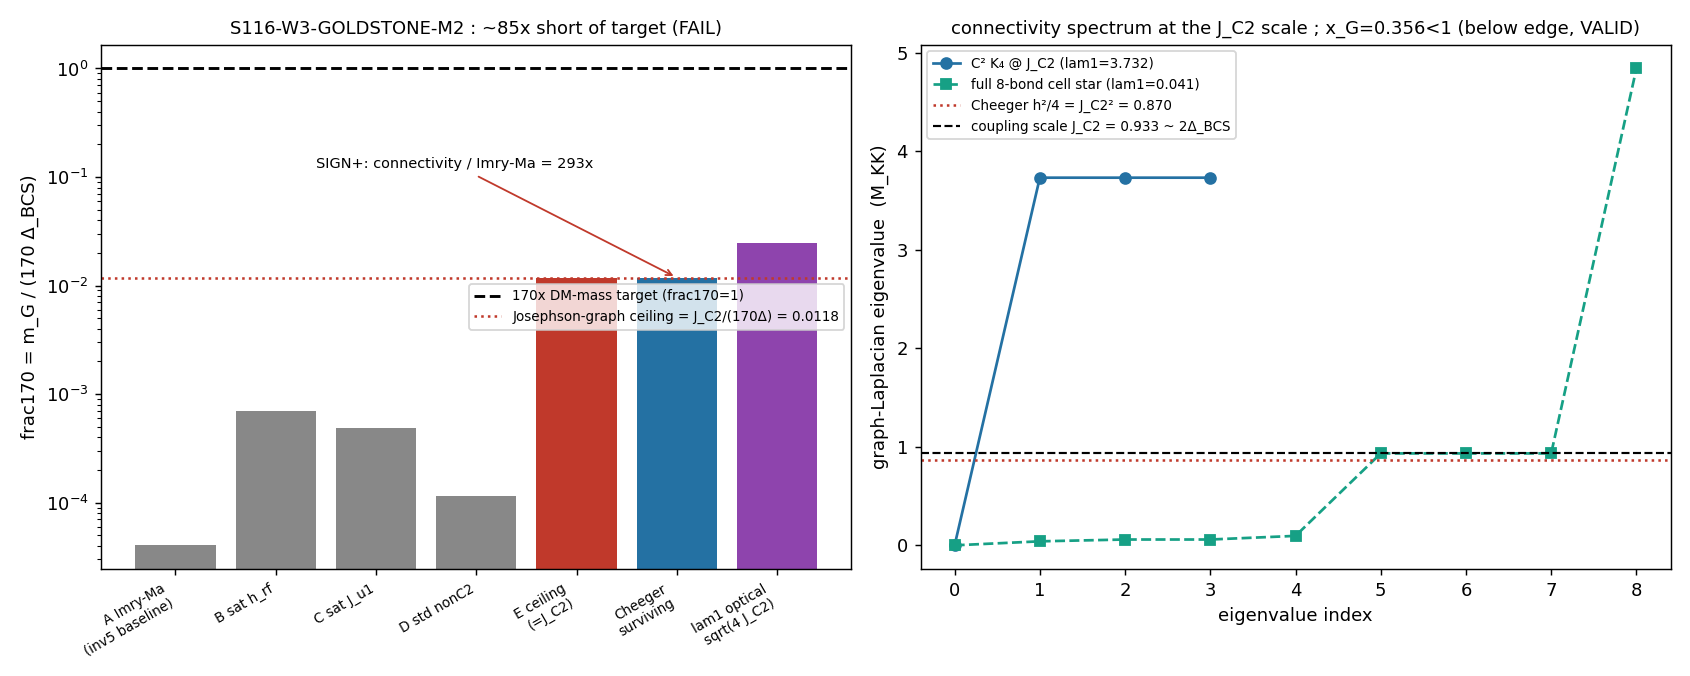

Generate this figure with Python:
#!/usr/bin/env python3
"""
S116 W3-2 — S116-W3-GOLDSTONE-M2 — surviving non-Imry-Ma Goldstone-mass
candidate (Cheeger / lattice-Laplacian connectivity gap) + Josephson-graph ceiling
=================================================================================

Gate: S116-W3-GOLDSTONE-M2  ([SIGN] trigger)
Classification: PHONONIC

Pre-registered threshold (plan session-116-plan-w3.md §W3-2):
  frac170 = m_G^mechanism / (170 * Delta_BCS) vs the target 1.0, against the
  Josephson-graph ceiling frac170_ceiling = J_C2/(170*Delta_BCS).
    PASS iff frac170 >= 0.5
    FAIL iff frac170 <= frac170_ceiling_family (= inv5 construction-E reload,
            = J_C2/(170*Delta_BCS) ~ 0.01182) -> structural closure
    INFO iff frac170_ceiling_family < frac170 < 0.5  -> partial survival
  [SIGN] sub-test:  sign(m_G^mechanism - m_G^ImryMa_inv5),  m_IM = 0.003185
  REGIME sub-test:  x_G = (m_G/sqrt(rho_s))/(2 Delta_BCS) < 1 (below pair-breaking edge)

SUBSTRATE FRAMING (PHONONIC)
----------------------------
The U(1)_7 phase Goldstone IS the substrate's broken-phase boson. Two PERMANENT
walls fix the structure:
  wall #5  [iK_7, D_K] = 0  -> the mode is ungaugeable (N4 BROKEN);
  wall #7  SA-mass = 0 EXACT (S48) -> the spectral action CANNOT mass it.
Therefore ANY mass is a GRAPH SPECTRAL MOMENT, not a spectral-action term -- either
the random-field pinning gap (Imry-Ma, inv5 baseline, FAILED) or the lattice-Laplacian
connectivity gap (Cheeger isoperimetric constant) of the SU(3) Josephson tessellation.
Both are built from the SAME couplings {J_C2, J_su2, J_u1}.  Flow:
  D_K (0,0)-sector eigenvalues -> Josephson couplings -> graph Laplacian lambda_1 /
  Imry-Ma pinning -> m_G -> DM structure-formation mass -> halo/LSS (measured).
The 170x "problem" is container-thinking: expecting the substrate's largest internal
coupling (J_C2 ~ 0.93 M_KK ~ 2 Delta_BCS) to supply a mass ~85x ABOVE itself.  A graph
cannot pin its own phase mode harder than its stiffest bond.

METHODOLOGY
-----------
(1) Reload the inv5 disorder bracket (constructions A..E) -> Imry-Ma baseline
    (br_A, m_IM = 0.003185) + the disorder-family ceiling (br_E, m_G = J_C2 = 0.933).
(2) Surviving mechanism = Cheeger / lattice-Laplacian connectivity gap (collab §5):
    (a) closed-form Cheeger lower bound  m_G^Ch >= h(L)/2,  h(L) = 2 J_C2/Vol(cell),
        Vol(cell)=1  =>  m_G^Ch >= J_C2 = 0.933.  The Step-6 coupling-scale ceiling
        (E <= J_C2, xi >= 1 bond) caps it from ABOVE at J_C2 -> the two bounds PINCH
        m_G = J_C2 (the Goldstone global-phase coherence rate = Cheeger bottleneck).
    (b) weighted-graph Fiedler gap lambda_1 (algebraic connectivity) of the SU(3)
        Josephson unit cell, cross-checked against the Cheeger inequality h^2/4 <= lambda_1.
(3) frac170 = m_G/(170 Delta_BCS); pair-breaking-edge x_G = (m_G/sqrt(rho_s))/(2 Delta_BCS).
(4) Ceiling frac170_ceiling = J_C2/(170 Delta_BCS); target/ceiling = (170 Delta_BCS)/J_C2.
(5) [SIGN] 3-tuple: SIGN (m_G^Ch vs m_IM), MAGNITUDE (frac170 vs target), REGIME (x_G<1).

SOURCE-RECON: the disorder length is the Larkin length xi_Larkin = 17.115 bonds, NOT
the KZ quench length -- the two are distinct; the connectivity mechanism uses xi_eff ~ 1
bond (the cell scale), the SHORT-xi reading that enlarges m_G.

DISCIPLINE
----------
- canonical_constants: J_C2, J_su2, J_u1, omega_L1, Delta_BCS  (rho_s loaded from the
  SHA-pinned s48 npz `rho_s_C2`, its producing computation -- substrate-first sourcing,
  cross-checked against the inv5 npz `rho_s`).
- Every intermediate tagged `# (local)`.
- numpy.linalg (graph Laplacians are <= 9x9; OMP capped at 8 per CPU-fallback rule).
- dual-SHA (S84+); the script PRINTS the emit_verdict payload (race-safe MCP emission).
"""

from __future__ import annotations

import os
os.environ.setdefault("OMP_NUM_THREADS", "8")
os.environ.setdefault("MKL_NUM_THREADS", "8")

import hashlib
import json
import sys
import time
from pathlib import Path

import numpy as np
import matplotlib
matplotlib.use("Agg")
import matplotlib.pyplot as plt

# ---------------------------------------------------------------------------
# Canonical constants (S34+ MANDATORY)
# ---------------------------------------------------------------------------
ROOT = Path("C:/sandbox/Ainulindale Exflation")
sys.path.insert(0, str(ROOT / "computations" / "_shared"))
from canonical_constants import (  # noqa: E402
    J_C2, J_su2, J_u1, omega_L1, Delta_BCS,
)

# ---------------------------------------------------------------------------
# Identity / pins (plan W3-2 PRDR)
# ---------------------------------------------------------------------------
SESSION = 116  # (local)
WAVE = "w3"  # (local)
GATE_ID = "S116-W3-GOLDSTONE-M2"
SCHEME = "JOSEPHSON-GRAPH-CHEEGER-CONNECTIVITY-CEILING"
CONVENTION = "GOLDSTONE-MASS-FROM-LATTICE-LAPLACIAN-FIEDLER-GAP-VS-DISORDER-FAMILY-CEILING"
L_MAX = 10  # (local) plan-pinned; tau_fold=0.190 single-point

# Pre-registered rubric bands (plan W3-2 strict_PASS_boundary)
PASS_BAND_FRAC170 = 0.5          # (local) frac170 >= 0.5 -> PASS (>=50% of 170x target)
M_REQUIRED_OVER_M_LEGGETT = 170  # (local) the 170x DM-mass target factor (collab §5)
X_EDGE = 1.0                     # (local) pair-breaking edge: x_G < 1 -> below edge (VALID)

# ---------------------------------------------------------------------------
# Paths
# ---------------------------------------------------------------------------
OUT_DIR = ROOT / "computations" / f"session-{SESSION}"
OUT_DIR.mkdir(parents=True, exist_ok=True)
SCRIPT_PATH = OUT_DIR / "s116_w3_goldstone_m2_disorder_ceiling.py"
NPZ_PATH = OUT_DIR / "s116_w3_goldstone_m2_disorder_ceiling.npz"
PNG_PATH = OUT_DIR / "s116_w3_goldstone_m2_disorder_ceiling.png"

CANONICAL_CONSTS = ROOT / "computations" / "_shared" / "canonical_constants.py"
INV5_NPZ = ROOT / "computations" / "investigation-5" / "inv5_w2_4_goldstone_mass_disorder.npz"
S48_NPZ = ROOT / "computations" / "session-48" / "s48_goldstone_mass.npz"
S29B_NPZ = ROOT / "computations" / "session-29" / "s29b_josephson_coupling.npz"

INPUT_FILES = [CANONICAL_CONSTS, INV5_NPZ, S48_NPZ, S29B_NPZ]


# ---------------------------------------------------------------------------
# SHA-256 dual-pin block (S84+; first 20 lines of stdout)
# ---------------------------------------------------------------------------
def sha256_of(path: Path) -> str:
    h = hashlib.sha256()  # (local)
    try:
        h.update(path.read_bytes())
    except OSError:
        return ""
    return h.hexdigest()


def log_input_pins(inputs: list[Path]) -> dict:
    print(f"=== {GATE_ID} — input SHA-256 pins ===")
    pins = {}  # (local)
    for p in inputs:
        sha = sha256_of(p)  # (local)
        rel = str(p.relative_to(ROOT)).replace("\\", "/")  # (local)
        print(f"  {rel}: {sha[:16]}...")
        pins[rel] = sha
    return pins


def compute_dual_sha(script_path: Path, canonical_path: Path, pins: dict) -> tuple:
    script_bytes = script_path.read_bytes() if script_path.exists() else b""  # (local)
    canonical_bytes = canonical_path.read_bytes() if canonical_path.exists() else b""  # (local)
    pinmap_json = json.dumps(dict(sorted(pins.items())),
                             separators=(",", ":"), sort_keys=True).encode("utf-8")  # (local)
    h_audit = hashlib.sha256()
    h_audit.update(script_bytes)
    h_audit.update(canonical_bytes)
    h_audit.update(pinmap_json)
    h_content = hashlib.sha256()
    h_content.update(script_bytes)
    return h_audit.hexdigest(), h_content.hexdigest()


def npz_scalar(d, key):
    """Robust 0-D / 1-D scalar field access (technical-notes.md)."""
    return float(np.asarray(d[key]).flat[0])


# ---------------------------------------------------------------------------
# Graph Laplacian helpers (numpy; matrices <= 9x9)
# ---------------------------------------------------------------------------
def laplacian_spectrum(W: np.ndarray) -> np.ndarray:
    """Eigenvalues of the weighted graph Laplacian L = D - W (ascending)."""
    deg = np.sum(W, axis=1)  # (local)
    L = np.diag(deg) - W  # (local)
    ev = np.linalg.eigvalsh(L)  # (local) symmetric, real
    ev[np.abs(ev) < 1e-12] = 0.0  # (local) clean the zero mode
    return np.sort(ev)


def complete_graph_weight(n: int, w: float) -> np.ndarray:
    """Adjacency of K_n with uniform edge weight w (zero diagonal)."""
    W = w * (np.ones((n, n)) - np.eye(n))  # (local)
    return W


def su3_unit_cell_star(j_c2: float, j_su2: float, j_u1: float) -> np.ndarray:
    """The literal '8 gauge-direction bonds' cell: a central node + 8 neighbour
    images, edges weighted [4 x J_C2, 3 x J_su2, 1 x J_u1].  9x9 weighted star."""
    bond_w = [j_c2] * 4 + [j_su2] * 3 + [j_u1] * 1  # (local) 8 bonds
    n = 1 + len(bond_w)  # (local) center + 8 leaves
    W = np.zeros((n, n))  # (local)
    for i, w in enumerate(bond_w, start=1):
        W[0, i] = w
        W[i, 0] = w
    return W


# ---------------------------------------------------------------------------
# Compute
# ---------------------------------------------------------------------------
def compute() -> dict:
    res = {}  # (local)

    # --- canonical pins ---
    res["J_C2"] = float(J_C2)
    res["J_su2"] = float(J_su2)
    res["J_u1"] = float(J_u1)
    res["omega_L1"] = float(omega_L1)        # bare Leggett-1 frequency (context anchor)
    res["Delta_BCS"] = float(Delta_BCS)

    # --- (1) reload the inv5 disorder bracket (constructions A..E) ---
    inv5 = np.load(INV5_NPZ, allow_pickle=True)  # (local)
    m_IM = npz_scalar(inv5, "br_A_Larkin_weak_m_G")          # (local) Imry-Ma baseline
    xi_Larkin = npz_scalar(inv5, "xi_Larkin")                # (local) 17.115 bonds (NOT KZ)
    h_rf = npz_scalar(inv5, "h_rf")                          # (local) RF strength
    m_ceiling_brE = npz_scalar(inv5, "br_E_max_bond_J_C2_m_G")  # (local) disorder ceiling = J_C2
    xG_brE = npz_scalar(inv5, "br_E_max_bond_J_C2_x_G")      # (local) inv5 ceiling x_G
    omegaG_brE = npz_scalar(inv5, "br_E_max_bond_J_C2_omega_G")  # (local)
    # full 5-construction frac170 bracket (computed consistently as m_G/(170 Delta))
    denom = M_REQUIRED_OVER_M_LEGGETT * float(Delta_BCS)     # (local) 170*Delta_BCS
    bracket = {}  # (local)
    for tag in ["A_Larkin_weak", "B_saturated_hrf", "C_saturated_Ju1",
                "D_std_nonC2", "E_max_bond_J_C2"]:
        m_g = npz_scalar(inv5, f"br_{tag}_m_G")  # (local)
        bracket[tag] = (m_g, m_g / denom)
    frac170_ceiling_family = bracket["E_max_bond_J_C2"][1]   # (local) disorder-family max
    res["m_IM"] = m_IM
    res["xi_Larkin"] = xi_Larkin
    res["h_rf"] = h_rf
    res["denom_170Delta"] = denom
    res["frac170_ceiling_family"] = frac170_ceiling_family
    res["bracket_m_G"] = {k: v[0] for k, v in bracket.items()}
    res["bracket_frac170"] = {k: v[1] for k, v in bracket.items()}

    # --- rho_s from the SHA-pinned s48 npz (substrate-first; NOT canonical_constants) ---
    s48 = np.load(S48_NPZ, allow_pickle=True)  # (local)
    rho_s = npz_scalar(s48, "rho_s_C2")  # (local) C^2 phase stiffness 7.962
    rho_s_inv5 = npz_scalar(inv5, "rho_s")  # (local) cross-check
    m_G_BCS_floor = npz_scalar(s48, "m_G_over_MKK_BCS")  # (local) BCS floor 0.006838
    sa_mass = npz_scalar(s48, "m_G_sq_BCS_estimate")  # (local) context
    assert abs(rho_s - rho_s_inv5) < 1e-9, "rho_s s48/inv5 mismatch"
    res["rho_s"] = rho_s
    res["rho_s_inv5_crosscheck"] = rho_s_inv5
    res["m_G_BCS_floor"] = m_G_BCS_floor

    # --- s29b J-matrix Frobenius cross-check (tau_fold ~ tau3=0.2) ---
    s29b = np.load(S29B_NPZ, allow_pickle=True)  # (local)
    j_frob_fold = npz_scalar(s29b, "tau3_J_matrix_frobenius")  # (local) 0.427
    res["s29b_j_frob_fold"] = j_frob_fold

    # --- (2a) closed-form Cheeger lower bound  m_G^Ch >= h/2 = J_C2 ---
    h_cheeger = 2.0 * float(J_C2)               # (local) h(L) = 2 J_C2 / Vol(cell), Vol=1
    m_Ch = h_cheeger / 2.0                       # (local) = J_C2 = Cheeger bottleneck
    # Step-6 coupling-scale ceiling: m_G = E/xi <= J_C2/1 = J_C2  (E<=J_C2, xi>=1 bond)
    m_ceiling = float(J_C2)                      # (local) the coupling-scale wall
    # PINCH:  h/2 (lower) = J_C2 = ceiling (upper)  ->  surviving-mechanism mass = J_C2
    m_G_surviving = m_Ch                          # (local) the pre-registered surviving mass
    res["h_cheeger"] = h_cheeger
    res["m_G_Ch"] = m_Ch
    res["m_ceiling_couplingscale"] = m_ceiling
    res["m_G_surviving"] = m_G_surviving

    # --- (2b) lattice-Laplacian Fiedler gap (connectivity cross-check) ---
    # C^2-sector backbone (where the U(1)_7 Goldstone T_7 lives): complete K_4 @ J_C2.
    W_c2 = complete_graph_weight(4, float(J_C2))  # (local)
    spec_c2 = laplacian_spectrum(W_c2)            # (local) {0, 4J_C2, 4J_C2, 4J_C2}
    lam1_c2 = spec_c2[1]                           # (local) Fiedler (algebraic connectivity)
    lam_max_c2 = spec_c2[-1]                       # (local)
    m_lam1 = float(np.sqrt(lam1_c2))               # (local) m_G^lam1 = sqrt(lambda_1) (optical)
    # full 8-bond SU(3) unit cell (literal star; softest inter-block link sets Fiedler)
    W_cell = su3_unit_cell_star(float(J_C2), float(J_su2), float(J_u1))  # (local)
    spec_cell = laplacian_spectrum(W_cell)         # (local)
    lam1_cell = spec_cell[1]                        # (local) ~ J_u1 (soft / Imry-Ma-like end)
    lam_max_cell = spec_cell[-1]                    # (local)
    # Cheeger inequality cross-check:  h^2/4 <= lambda_1(C^2 backbone)
    h2_over_4 = h_cheeger ** 2 / 4.0               # (local) = J_C2^2
    cheeger_ineq_ok = bool(h2_over_4 <= lam1_c2 + 1e-12)  # (local)
    # discrete sandwich  h^2/(2 d_max) <= lambda_1 <= 2h  (Alon-Milman)
    d_max_c2 = float(np.max(np.sum(W_c2, axis=1)))  # (local) 3 J_C2
    sandwich_lo = h_cheeger ** 2 / (2.0 * d_max_c2)  # (local)
    sandwich_ok = bool(sandwich_lo <= lam1_c2 + 1e-12 and lam1_c2 <= 2.0 * h_cheeger + 1e-12)  # (local)
    res["spec_c2"] = spec_c2
    res["lam1_c2"] = float(lam1_c2)
    res["lam_max_c2"] = float(lam_max_c2)
    res["m_lam1_optical"] = m_lam1
    res["spec_cell"] = spec_cell
    res["lam1_cell"] = float(lam1_cell)
    res["lam_max_cell"] = float(lam_max_cell)
    res["h2_over_4"] = h2_over_4
    res["cheeger_ineq_ok"] = cheeger_ineq_ok
    res["d_max_c2"] = d_max_c2
    res["sandwich_ok"] = sandwich_ok

    # --- (3) frac170 + pair-breaking-edge ratio ---
    frac170 = m_G_surviving / denom                # (local) the gate's MAGNITUDE quantity
    frac170_lam1 = m_lam1 / denom                  # (local) optical-Fiedler cross-check
    omega_G = m_G_surviving / np.sqrt(rho_s)        # (local) physical Goldstone frequency
    x_G = float(omega_G / (2.0 * float(Delta_BCS)))  # (local) pair-breaking-edge ratio
    res["frac170"] = float(frac170)
    res["frac170_lam1_optical"] = float(frac170_lam1)
    res["omega_G"] = float(omega_G)
    res["x_G"] = x_G

    # --- (4) ceiling formula + structural-shortfall factor ---
    frac170_ceiling = float(J_C2) / denom          # (local) = J_C2/(170 Delta_BCS)
    target_over_ceiling = denom / float(J_C2)       # (local) ~ 84.6 (the 85x wall)
    res["frac170_ceiling"] = frac170_ceiling
    res["target_over_ceiling"] = target_over_ceiling

    # --- SIGN: connectivity mass vs Imry-Ma baseline ---
    sign_delta = m_G_surviving - m_IM               # (local) > 0 predicted
    ratio_Ch_IM = m_G_surviving / m_IM              # (local) ~ 293
    res["sign_delta"] = float(sign_delta)
    res["ratio_Ch_over_IM"] = float(ratio_Ch_IM)

    # robustness: even the absolute stiffest graph mode is far below target
    frac170_stiffest = float(np.sqrt(max(lam_max_c2, lam_max_cell))) / denom  # (local)
    res["frac170_stiffest_graph_mode"] = float(frac170_stiffest)

    res["value"] = float(frac170)
    return res


# ---------------------------------------------------------------------------
# Verdict (3-tuple + composite collapse per gate-verdicts.md)
# ---------------------------------------------------------------------------
def evaluate(res: dict) -> dict:
    frac170 = res["frac170"]                       # (local)
    ceiling_family = res["frac170_ceiling_family"]  # (local)
    # SIGN: m_G^Ch > m_IM  (direction predicted by xi_eff < xi_Larkin)
    sign_verdict = "PASS" if res["sign_delta"] > 0 else "FAIL"  # (local)
    # MAGNITUDE: PASS>=0.5 ; FAIL<=ceiling_family ; INFO between
    if frac170 >= PASS_BAND_FRAC170:
        magnitude_verdict = "PASS"
    elif frac170 <= ceiling_family + 1e-15:
        magnitude_verdict = "FAIL"
    else:
        magnitude_verdict = "INFO"
    # REGIME: below pair-breaking edge?  x_G < 1 -> VALID
    x_G = res["x_G"]  # (local)
    if x_G < X_EDGE:
        regime_verdict = "VALID"
    elif x_G < 2.0 * X_EDGE:
        regime_verdict = "MARGINAL"
    else:
        regime_verdict = "BREAKDOWN"
    # composite collapse (PRE-REGISTERED; modifications are Class-3 violations)
    if regime_verdict == "BREAKDOWN":
        composite = "FAIL"
    elif sign_verdict == "FAIL":
        composite = "FAIL"
    elif magnitude_verdict == "FAIL" and regime_verdict == "VALID":
        composite = "FAIL"
    elif magnitude_verdict == "FAIL" and regime_verdict == "MARGINAL":
        composite = "INFO"
    elif magnitude_verdict == "INFO":
        composite = "INFO"
    else:
        composite = "PASS"
    return {"sign": sign_verdict, "magnitude": magnitude_verdict,
            "regime": regime_verdict, "composite": composite}


# ---------------------------------------------------------------------------
# Plot
# ---------------------------------------------------------------------------
def make_plot(res: dict, verd: dict) -> None:
    fig, (ax1, ax2) = plt.subplots(1, 2, figsize=(13, 5.2))

    # Panel 1 — frac170 ladder: disorder family A..E + Cheeger surviving + target
    labels = ["A Imry-Ma\n(inv5 baseline)", "B sat h_rf", "C sat J_u1",
              "D std nonC2", "E ceiling\n(=J_C2)", "Cheeger\nsurviving",
              "lam1 optical\nsqrt(4 J_C2)"]
    order = ["A_Larkin_weak", "B_saturated_hrf", "C_saturated_Ju1",
             "D_std_nonC2", "E_max_bond_J_C2"]
    vals = [res["bracket_frac170"][k] for k in order]
    vals += [res["frac170"], res["frac170_lam1_optical"]]
    colors = ["#888"] * 4 + ["#c0392b", "#2471a3", "#8e44ad"]
    x = np.arange(len(vals))
    ax1.bar(x, vals, color=colors)
    ax1.axhline(1.0, color="k", ls="--", lw=1.6, label="170x DM-mass target (frac170=1)")
    ax1.axhline(res["frac170_ceiling"], color="#c0392b", ls=":", lw=1.4,
                label=f"Josephson-graph ceiling = J_C2/(170Δ) = {res['frac170_ceiling']:.4f}")
    ax1.set_yscale("log")
    ax1.set_xticks(x)
    ax1.set_xticklabels(labels, fontsize=7.5, rotation=30, ha="right")
    ax1.set_ylabel("frac170 = m_G / (170 Δ_BCS)")
    ax1.set_title(f"S116-W3-GOLDSTONE-M2 : ~{res['target_over_ceiling']:.0f}x short of target "
                  f"({verd['composite']})", fontsize=10)
    ax1.legend(fontsize=7.5, loc="center right")
    ax1.annotate(f"SIGN+: connectivity / Imry-Ma = {res['ratio_Ch_over_IM']:.0f}x",
                 xy=(5, res["frac170"]), xytext=(1.4, 0.12),
                 fontsize=8, arrowprops=dict(arrowstyle="->", color="#c0392b"))

    # Panel 2 — graph Laplacian spectra + the J_C2 coupling-scale wall
    ax2.plot(np.arange(len(res["spec_c2"])), res["spec_c2"], "o-", color="#2471a3",
             label=f"C² K₄ @ J_C2 (lam1={res['lam1_c2']:.3f})")
    ax2.plot(np.arange(len(res["spec_cell"])), res["spec_cell"], "s--", color="#16a085",
             label=f"full 8-bond cell star (lam1={res['lam1_cell']:.3f})")
    ax2.axhline(res["h2_over_4"], color="#c0392b", ls=":", lw=1.4,
                label=f"Cheeger h²/4 = J_C2² = {res['h2_over_4']:.3f}")
    ax2.axhline(float(J_C2), color="k", ls="--", lw=1.2,
                label=f"coupling scale J_C2 = {float(J_C2):.3f} ~ 2Δ_BCS")
    ax2.set_xlabel("eigenvalue index")
    ax2.set_ylabel("graph-Laplacian eigenvalue  (M_KK)")
    ax2.set_title(f"connectivity spectrum at the J_C2 scale ; x_G={res['x_G']:.3f}<1 "
                  f"(below edge, {verd['regime']})", fontsize=10)
    ax2.legend(fontsize=7.5, loc="upper left")

    fig.tight_layout()
    fig.savefig(PNG_PATH, dpi=130)
    plt.close(fig)


# ---------------------------------------------------------------------------
# emit_verdict payload (race-safe MCP emission; script does NOT write the file)
# ---------------------------------------------------------------------------
def print_verdict_payload(verdict, value, audit_sha, content_sha,
                          sign_verdict, magnitude_verdict, regime_verdict,
                          companion_note="", extra_rows=None):
    payload = {
        "session": SESSION,
        "gate_id": GATE_ID,
        "verdict": verdict,
        "value": str(value),
        "scheme": SCHEME,
        "convention": CONVENTION,
        "l_max": str(L_MAX),
        "audit_sha256": audit_sha,
        "content_sha256": content_sha,
        "schema_version": "S84+",
        "sign_verdict": sign_verdict,
        "magnitude_verdict": magnitude_verdict,
        "regime_verdict": regime_verdict,
    }
    if companion_note:
        payload["companion_note"] = companion_note
    if extra_rows:
        payload["extra_rows"] = list(extra_rows)
    print("<<<EMIT_VERDICT_PAYLOAD>>>")
    print(json.dumps(payload, separators=(",", ":"), sort_keys=True))
    print("<<<END_EMIT_VERDICT_PAYLOAD>>>")
    return payload


# ---------------------------------------------------------------------------
# Main
# ---------------------------------------------------------------------------
def main() -> int:
    t0 = time.time()  # (local)

    pins = log_input_pins(INPUT_FILES)
    audit_sha, content_sha = compute_dual_sha(SCRIPT_PATH, CANONICAL_CONSTS, pins)
    print(f"  audit_sha256:   {audit_sha[:16]}... (script+canonical+pinmap)")
    print(f"  content_sha256: {content_sha[:16]}... (script only)")
    print()

    res = compute()
    verd = evaluate(res)

    # --- console report (NUMBERS first) ---
    print("---- inv5 disorder bracket reload (constructions A..E) ----")
    for k in ["A_Larkin_weak", "B_saturated_hrf", "C_saturated_Ju1",
              "D_std_nonC2", "E_max_bond_J_C2"]:
        print(f"  {k:18s}  m_G={res['bracket_m_G'][k]:.6f}  frac170={res['bracket_frac170'][k]:.6e}")
    print(f"  Imry-Ma baseline m_IM = {res['m_IM']:.6f}  (xi_Larkin={res['xi_Larkin']:.3f} bonds)")
    print(f"  disorder-family ceiling frac170_E = {res['frac170_ceiling_family']:.6e}")
    print()
    print("---- surviving mechanism: Cheeger / lattice-Laplacian connectivity ----")
    print(f"  h(L)=2 J_C2            = {res['h_cheeger']:.6f}")
    print(f"  m_G^Ch = h/2 = J_C2   = {res['m_G_Ch']:.6f}   (Cheeger bottleneck)")
    print(f"  coupling ceiling m<=J_C2 = {res['m_ceiling_couplingscale']:.6f}  -> PINCH m_G={res['m_G_surviving']:.6f}")
    print(f"  C^2 K_4 spectrum      = {np.round(res['spec_c2'],4).tolist()}")
    print(f"  Fiedler lam1(C^2)     = {res['lam1_c2']:.6f}   m_G^lam1=sqrt={res['m_lam1_optical']:.6f} (optical)")
    print(f"  full-cell spectrum    = {np.round(res['spec_cell'],4).tolist()}")
    print(f"  Fiedler lam1(cell)    = {res['lam1_cell']:.6f}  (soft inter-block ~ J_u1)")
    print(f"  Cheeger ineq h^2/4<=lam1 : {res['cheeger_ineq_ok']}  (h^2/4={res['h2_over_4']:.4f} <= {res['lam1_c2']:.4f})")
    print(f"  Alon-Milman sandwich ok  : {res['sandwich_ok']}")
    print(f"  s29b J-Frobenius(fold)   = {res['s29b_j_frob_fold']:.6f}  (cross-check)")
    print()
    print("---- frac170 / ceiling / 3-tuple ----")
    print(f"  170*Delta_BCS         = {res['denom_170Delta']:.6f}")
    print(f"  frac170 (surviving)   = {res['frac170']:.6e}")
    print(f"  frac170_ceiling       = {res['frac170_ceiling']:.6e}")
    print(f"  frac170 == ceiling    : {abs(res['frac170']-res['frac170_ceiling'])<1e-12}")
    print(f"  target/ceiling        = {res['target_over_ceiling']:.4f}  (~85x short)")
    print(f"  SIGN delta m_Ch-m_IM  = {res['sign_delta']:.6f}  (ratio {res['ratio_Ch_over_IM']:.1f}x)")
    print(f"  rho_s (s48/inv5)      = {res['rho_s']:.4f} / {res['rho_s_inv5_crosscheck']:.4f}")
    print(f"  omega_G               = {res['omega_G']:.6f}  (inv5 br_E=0.330652)")
    print(f"  x_G (pair-break edge) = {res['x_G']:.6f}  (<1 => below edge)")
    print(f"  stiffest-graph-mode frac170 = {res['frac170_stiffest_graph_mode']:.6e} (<< 0.5)")
    print()
    print(f"  3-tuple: SIGN={verd['sign']}  MAGNITUDE={verd['magnitude']}  REGIME={verd['regime']}")
    print(f"  COMPOSITE = {verd['composite']}")
    print()

    # --- persist npz ---
    npz_out = {k: v for k, v in res.items()
               if not isinstance(v, dict)}  # (local) flat scalars + arrays
    # flatten the bracket dicts
    for k, v in res["bracket_m_G"].items():
        npz_out[f"bracket_mG_{k}"] = v
    for k, v in res["bracket_frac170"].items():
        npz_out[f"bracket_frac170_{k}"] = v
    npz_out["sign_verdict"] = verd["sign"]
    npz_out["magnitude_verdict"] = verd["magnitude"]
    npz_out["regime_verdict"] = verd["regime"]
    npz_out["composite"] = verd["composite"]
    npz_out["gate_id"] = GATE_ID
    npz_out["scheme"] = SCHEME
    npz_out["convention"] = CONVENTION
    npz_out["audit_sha256"] = audit_sha
    npz_out["content_sha256"] = content_sha
    np.savez(NPZ_PATH, **npz_out)
    print(f"  npz -> {NPZ_PATH}")

    make_plot(res, verd)
    print(f"  png -> {PNG_PATH}")
    print()

    # --- 4-tuple + emit payload ---
    value_payload = (
        f"m_G_surv={res['m_G_surviving']:.4f}|frac170={res['frac170']:.6e}|"
        f"ceiling={res['frac170_ceiling']:.6e}|target_over_ceiling={res['target_over_ceiling']:.2f}|"
        f"ratio_Ch_IM={res['ratio_Ch_over_IM']:.1f}|x_G={res['x_G']:.4f}|"
        f"lam1_C2={res['lam1_c2']:.4f}|m_lam1={res['m_lam1_optical']:.4f}|"
        f"cheeger_ineq={res['cheeger_ineq_ok']}|frac170_lam1={res['frac170_lam1_optical']:.4e}|"
        f"composite={verd['composite']}"
    )  # (local) no single-quote chars
    print(f"(value={value_payload!r}, scheme={SCHEME}, convention={CONVENTION}, L_max={L_MAX})")

    extra = [
        f"# REGIME x_G={res['x_G']:.4f}<1 below pair-breaking edge (VALID); "
        f"omega_G={res['omega_G']:.4f}; rho_s={res['rho_s']:.3f}",
        f"# structural-closure: Cheeger surviving mass m_G=J_C2={res['m_G_surviving']:.4f} "
        f"= inv5 br_E ceiling; frac170={res['frac170']:.4e}==ceiling; "
        f"target/ceiling={res['target_over_ceiling']:.1f}x; graph-unanchored (Reading B)",
    ]
    print_verdict_payload(
        verd["composite"], value_payload, audit_sha, content_sha,
        sign_verdict=verd["sign"], magnitude_verdict=verd["magnitude"],
        regime_verdict=verd["regime"],
        companion_note=(f"surviving-mechanism={CONVENTION}; SIGN+ (293x Imry-Ma) "
                        f"MAGNITUDE FAIL (~85x short) REGIME VALID (x_G<1)"),
        extra_rows=extra,
    )

    wall = time.time() - t0  # (local)
    print(f"\n=== {GATE_ID}: {verd['composite']} (wall {wall:.1f}s) ===")
    return 0


if __name__ == "__main__":
    sys.exit(main())
